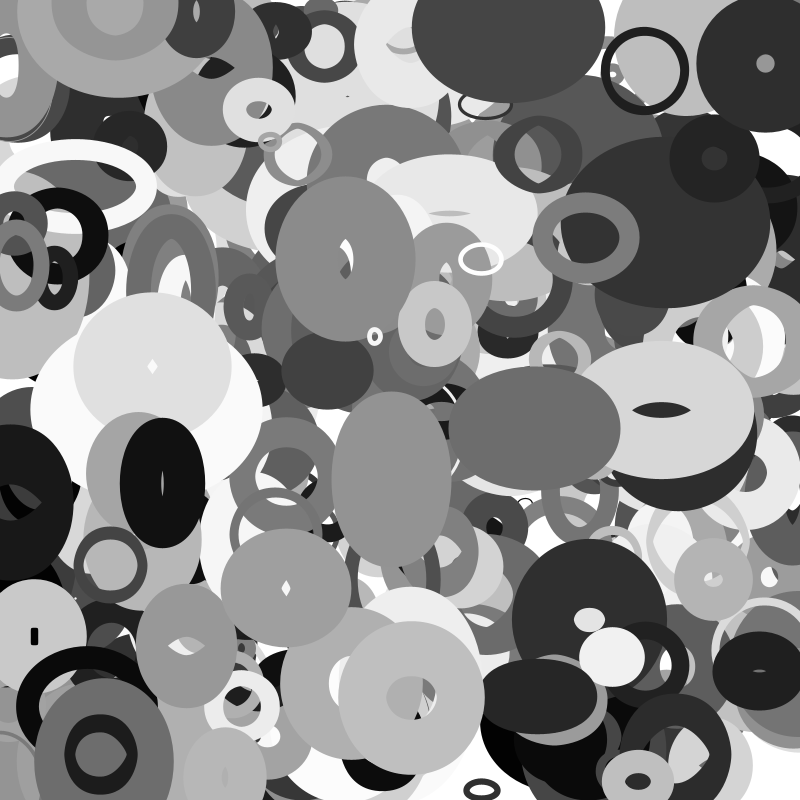
Frame 1 (no input)
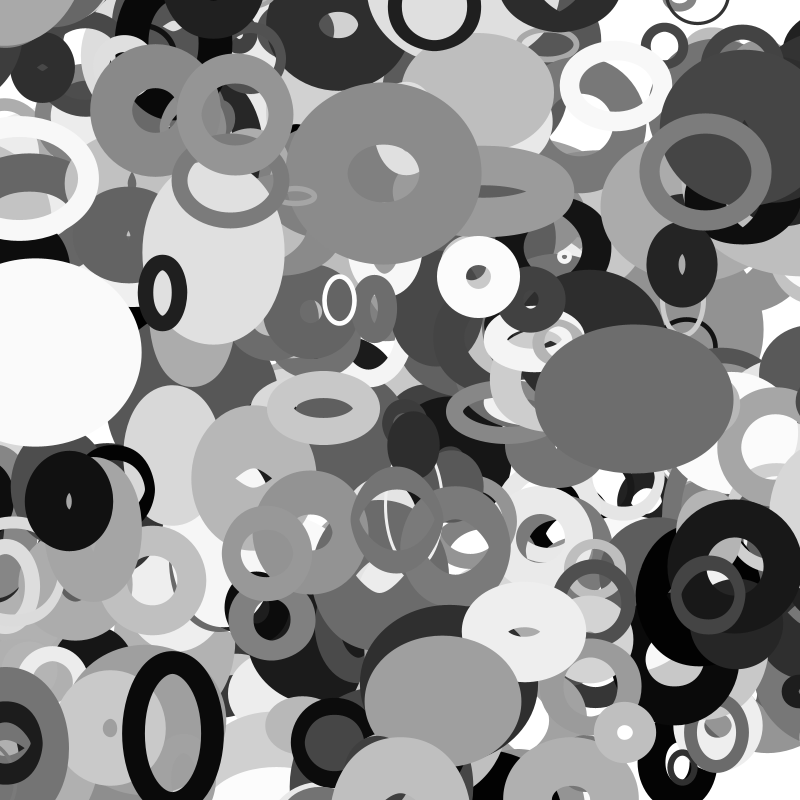
Frame 60 (the mouse pressed at the canvas centre just before this capture)
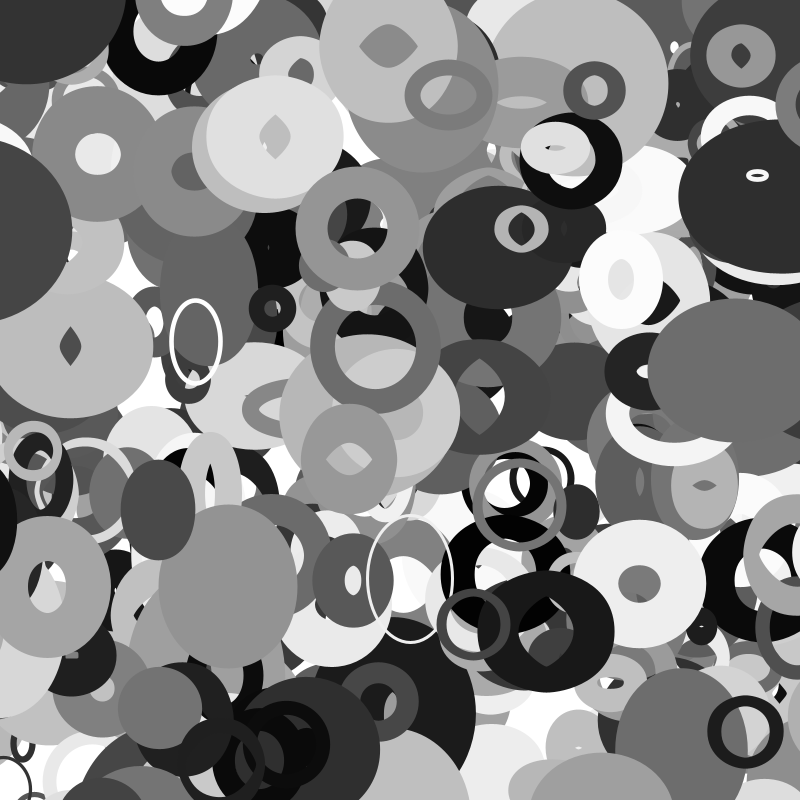
Frame 120 (the mouse held since frame 60 and released just before this capture)

The Processing sketch that drew these frames (run headless with seeded random() and noise(); from frame 60 on, the mouse is pressed at the canvas centre):

// Processing sketch: sketch_276
// ── sketch_276.pde
int num = 400;
Circle[] circleArr = {};

void setup() {
  size(800, 800);
  background(255);
  smooth();
  strokeWeight(1);
  fill(150, 50);
  drawCircles();
}

void draw() {
  background(255);
  for (int i = 0; i < circleArr.length; i++) {
    Circle thisCirc = circleArr[i];
    thisCirc.updateMe();
  }
}

void mouseReleased() {
  drawCircles();
}

void drawCircles() {
  for (int i = 0; i <= num; i += 1) {
    Circle thisCirc = new Circle();
    thisCirc.drawMe();
    circleArr = (Circle[])append(circleArr, thisCirc);
  }
}
// ── Circle.pde
class Circle {
  float x, y;
  float radius;
  color linecol, fillcol;
  float alph;
  float xmove, ymove;

  Circle() {
    x = random(width);
    y = random(height);
    radius = random(100)+10;
    linecol = color(random(255), random(255), random(255));
    fillcol = color(random(255));
    alph = random(100);
    xmove = random(-4, 4);
    ymove = random(-2, 2);
  }

  void drawMe() {
    stroke(fillcol);
    strokeWeight(alph);
    noFill();
    ellipse(x, y, radius*2*noise(y/100), radius*2*noise(x/100));
    //stroke(linecol, 150);
    //noFill();
    //ellipse(x, y, 10, 10);
  }

  void updateMe() {
    x += xmove;
    y += ymove;

    if (x > (width+radius)) {
      x = 0 - radius;
    }

    if (x < (0-radius)) {
      x = width+radius;
    }
    if (y > (height+radius)) {
      y = 0 - radius;
    }
    if (y < (0 - radius)) {
      y = height+radius;
    }
    drawMe();
  }
}
